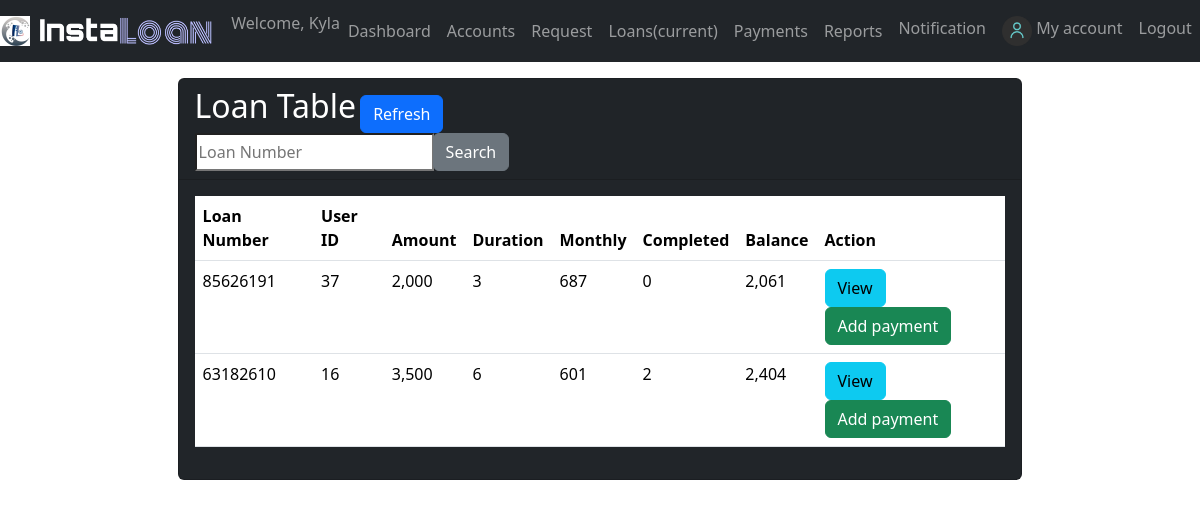
The app's page /Admin/loans.php (signed in) with its own data.
### tables this page shows
CREATE TABLE `users` (
  `user_id` int(100) NOT NULL,
  `first_name` varchar(32) NOT NULL,
  `last_name` varchar(32) NOT NULL,
  `sex` varchar(6) NOT NULL,
  `contact_number` varchar(11) NOT NULL,
  `email` varchar(30) DEFAULT NULL,
  `birthdate` date DEFAULT NULL,
  `address` varchar(100) DEFAULT NULL,
  `username` varchar(32) NOT NULL,
  `password` varchar(32) NOT NULL,
  `acct_type` varchar(10) NOT NULL DEFAULT 'User'
);

CREATE TABLE `loan` (
  `loan_id` int(100) NOT NULL,
  `user_id` int(100) NOT NULL,
  `amount` int(100) NOT NULL,
  `duration` int(12) NOT NULL,
  `monthly` int(100) NOT NULL,
  `completed` int(100) NOT NULL DEFAULT 0,
  `balance` int(100) NOT NULL,
  `loan_number` int(100) NOT NULL,
  `approve_by` varchar(50) NOT NULL,
  `date_approve` date NOT NULL DEFAULT current_timestamp(),
  `status` varchar(10) NOT NULL DEFAULT 'UNPAID'
);

### Admin/loans.php (the view, shortened to what this page needs)
<?php
    include("../config.php");
    $user_check=$_SESSION['user'];
    $sql="SELECT * FROM users WHERE username='$user_check'";
    $stmt=$conn->query($sql);
    $row=$stmt->fetch(PDO::FETCH_ASSOC);
    $login_user=$row['first_name'];
 ?>
<!DOCTYPE html>
<html lang="en">
<head>
	<link rel="stylesheet" href="../bootstrap/css/bootstrap.css">
	<link rel="stylesheet" href="../Lending App/bootstrap/css/bootstrap.min.css">
    <link rel="stylesheet" href="../styles.css">
</head>
<body>
	<nav class="navbar navbar-expand-lg navbar-dark bg-dark">
		<a class="navbar-brand" href="#">
            <img src="../img/logo.png" width="30" height="30" class="d-inline-block align-top" alt="">
			<img src="../img/logo1.png" width="180" height="30" class="d-inline-block align-top" alt="">
        </a>
		<div class="collapse navbar-collapse" id="navbarSupportedContent">
			<ul class="navbar-nav mr-auto">
                <li class="nav-item">
					<span class="navbar-text">Welcome, <?php echo $login_user ?></span>
				</li>
                <li class="nav-item">
					<a class="nav-link" href="dashboard.php">Dashboard</a>
				</li>
				<li class="nav-item">
					<a class="nav-link" href="adminview.php">Accounts</a>
				</li>
				<li class="nav-item">
					<a class="nav-link" href="request.php">Request</a>
				</li>
                <li class="nav-item active">
					<a class="nav-link" href="loans.php">Loans<span class="sr-only">(current)</span></a>
				</li>
                <li class="nav-item">
					<a class="nav-link" href="payment.php">Payments</a>
				</li>
                <li class="nav-item">
					<a class="nav-link" href="reports.php">Reports</a>
				</li>
			</ul>
            <?php
                $sql="SELECT * FROM notification WHERE receiver='Admin' AND status='unread'";
                $stmt=$conn->query($sql);
                $num=$stmt->rowCount();
            ?>
			<ul class="navbar-nav ml-auto">
                <li class="nav-item">
                    <a class="nav-link" href="../notification.php">Notification <?php if($num>0) echo "<span class='badge badge-danger'>$num</span>" ?></a>
                </li>
                <li class="nav-item">
					<a class="nav-link" href="../profile.php">
                        <img src="../img/user.png" width="30" height="30" class="d-inline-block align-top" alt="">
                        My account
                    </a>
				</li>
				<li class="nav-item">
					<a class="nav-link btn btn-info btn-md" href="../logout.php">Logout</a>
				</li>
			</ul>
		</div>
	</nav>
    <main class="container-fluid pt-3">
        <div class="card card-loan text-white bg-dark mx-auto">
            <div class="card-header">
                <h2 class="d-inline">Loan Table</h2>
                <form action="" method="GET" class="d-inline">
                    <button class="btn btn-primary" name="btnRefresh" onclick="document.getElementById('search').value=''">Refresh</button>
                    <div class="form-group float-right">
                        <div class="input-group">
                            <input type="number" class="lnumber" name="search" id="search" placeholder="Loan Number" value="<?php echo htmlentities(isset($_GET['search'])?$_GET['search']:''); ?>">
                            <div class="input-group-append">
                                <button class="btn btn-secondary" name="btnSearch">Search</button>
                            </div>
                        </div>
                    </div>
                </form>
            </div>
            <div class="card-body">
                <table class="table table-hover table-responsive">
                    <thead>
                        <tr>
                            <th>Loan Number</th>
                            <th>User ID</th>
                            <th>Amount</th>
                            <th>Duration</th>
                            <th>Monthly</th>
                            <th>Completed</th>
                            <th>Balance</th>
                            <th>Action</th>
                        </tr>
                    </thead>
                    <tbody>
                        <?php
                            $sql="SELECT * FROM loan WHERE status='UNPAID'";
                            if(isset($_GET['btnSearch'])&&$_GET['search']!=""){
                                $val=$_GET['search'];
                                $sql="SELECT * FROM loan WHERE loan_number=$val AND status='UNPAID'";
                            }else{
                                $sql="SELECT * FROM loan WHERE status='UNPAID'";
                            }
                            $stmt=$conn->query($sql);
                            while($row=$stmt->fetch(PDO::FETCH_ASSOC)){
                        ?>
                        <tr>
                            <?php
                                $id=$row['user_id'];
                                $sql="SELECT * FROM users WHERE user_id=$id";
                                $stmt2=$conn->query($sql);
                                $temp=$stmt2->fetch(PDO::FETCH_ASSOC);
                                $id=$row['approve_by'];
                                $sql="SELECT * FROM users WHERE user_id=$id";
                                $stmt3=$conn->query($sql);
                                $temp1=$stmt3->fetch(PDO::FETCH_ASSOC);
                            ?>
                            <td><?php echo $row['loan_number']; ?></td>
                            <td><?php echo $row['user_id']; ?></td>
                            <td><?php echo number_format($row['amount']); ?></td>
                            <td><?php echo $row['duration']; ?></td>
                            <td><?php echo number_format($row['monthly']); ?></td>
                            <td><?php echo $row['completed']; ?></td>
                            <td><?php echo number_format($row['balance']); ?></td>
                            <td>
                                <button class="btn btn-info" data-toggle="modal" data-target="#viewModal" onclick="getDetails('<?php echo $temp['first_name']; ?>',
                                                                                                                            '<?php echo $temp['last_name']; ?>',
                                                                                                                            '<?php echo $temp1['first_name']; ?>',
                                                                                                                            '<?php echo $temp1['last_name']; ?>',
                                                                                                                            <?php echo $row['amount']; ?>,
                                                                                                                            <?php echo $row['duration']; ?>,
                                                                                                                            <?php echo $row['balance']; ?>,
                                                                                                                            <?php echo $row['monthly']; ?>,
                                                                                                                            <?php echo $row['loan_number']; ?>,
                                                                                                                            <?php echo $row['completed']; ?>,
                                                                                                                            '<?php echo $row['date_approve']; ?>',
                                                                                                                            '<?php echo $row['status']; ?>')">View</button>
                                <button class="btn btn-success" data-toggle="modal" data-target="#paymentModal" onclick="getData('<?php echo $temp['first_name']; ?>',
                                                                                                                                '<?php echo $temp['last_name']; ?>',
                                                                                                                                <?php echo $row['balance']; ?>,
                                                                                                                                <?php echo $row['monthly']; ?>,
                                                                                                                                <?php echo $row['loan_number']; ?>,
                                                                                                                                <?php echo $row['completed'] ?>)">Add payment</button>
                            </td>
                        </tr>
                        <?php } ?>
                    </tbody>
                </table>
            </div>
        </div>
    </main>
</body>
</html>

### styles.css (style rules this page uses)
.card-loan { max-width: 100%; }
@media all and (min-width: 1200px) { .card-loan { max-width: 80%; } }

### Admin/loans.php (style rules this page uses)
.container-fluid { width: 100%; }
@media all and (min-width: 1200px) { .container-fluid { width: 90%; } }

### records on screen
users: first_name "Kyla"
loan: loan_number "85626191", user "37", amount "2,000", duration "3", monthly "687", completed "0", balance "2,061"
loan: loan_number "63182610", user "16", amount "3,500", duration "6", monthly "601", completed "2", balance "2,404"
